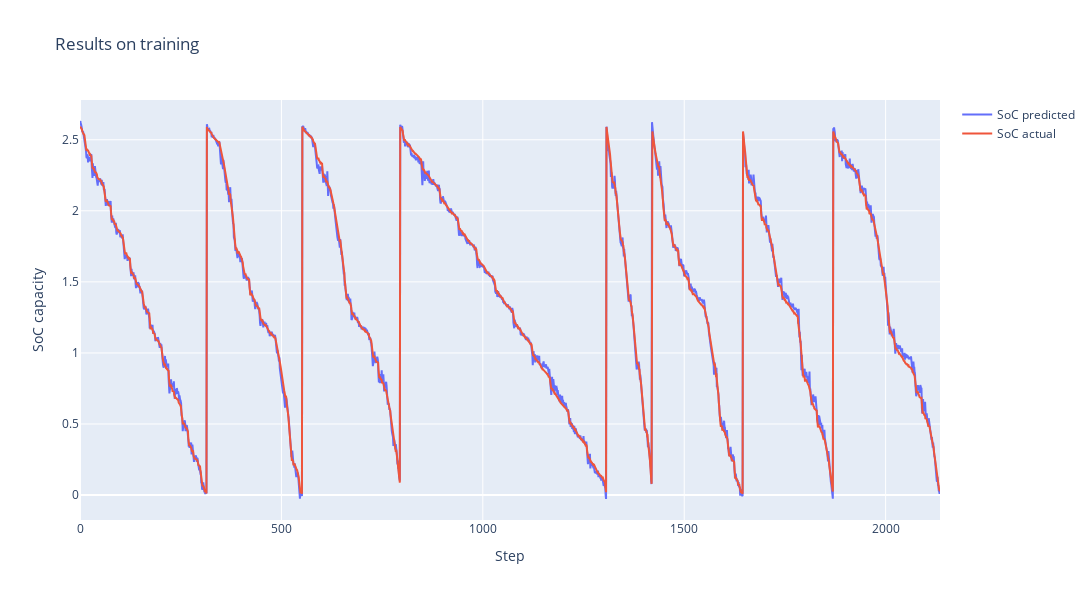

Notebook code for this chart:
### Code cell
cycle_num = 0
steps_num = 8000
step_index = np.arange(cycle_num*steps_num, (cycle_num+1)*steps_num)

fig = go.Figure()
fig.add_trace(go.Scatter(x=step_index, y=train_predictions.flatten()[cycle_num*steps_num:(cycle_num+1)*steps_num],
                    mode='lines', name='SoC predicted'))
fig.add_trace(go.Scatter(x=step_index, y=train_y.flatten()[cycle_num*steps_num:(cycle_num+1)*steps_num],
                    mode='lines', name='SoC actual'))
fig.update_layout(title='Results on training',
                  xaxis_title='Step',
                  yaxis_title='SoC capacity',
                  width=1400,
                  height=600)
fig.show()

### Figure 1 — Plotly figure (JSON) as saved in the notebook; plotly's stock layout.template omitted (floating-point values rounded to 4 significant figures; data arrays with more than 128 entries replaced by an {"elided": "..."} marker saying what was removed)
{"data": [{"mode": "lines", "name": "SoC predicted", "type": "scatter", "x": {"elided": "8000 int values"}, "y": {"elided": "2136 float values"}}, {"mode": "lines", "name": "SoC actual", "type": "scatter", "x": {"elided": "8000 int values"}, "y": {"elided": "2136 float values"}}], "layout": {"height": 600, "title": {"text": "Results on training"}, "width": 1400, "xaxis": {"title": {"text": "Step"}}, "yaxis": {"title": {"text": "SoC capacity"}}}}
